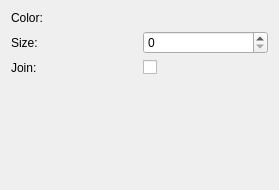
<?xml version="1.0" encoding="UTF-8"?>
<ui version="4.0">
 <class>Form</class>
 <widget class="QWidget" name="Form">
  <property name="geometry">
   <rect>
    <x>0</x>
    <y>0</y>
    <width>279</width>
    <height>190</height>
   </rect>
  </property>
  <property name="windowTitle">
   <string>Form</string>
  </property>
  <layout class="QGridLayout" name="gridLayout">
   <item row="0" column="0">
    <widget class="QLabel" name="label_x">
     <property name="text">
      <string>Color:</string>
     </property>
    </widget>
   </item>
   <item row="0" column="1">
    <widget class="QColorBox" name="color_color">
     <property name="sizePolicy">
      <sizepolicy hsizetype="Preferred" vsizetype="Minimum">
       <horstretch>0</horstretch>
       <verstretch>0</verstretch>
      </sizepolicy>
     </property>
     <property name="text">
      <string/>
     </property>
    </widget>
   </item>
   <item row="2" column="0">
    <widget class="QLabel" name="label_2">
     <property name="text">
      <string>Join:</string>
     </property>
    </widget>
   </item>
   <item row="1" column="0">
    <widget class="QLabel" name="label_y">
     <property name="text">
      <string>Size:</string>
     </property>
    </widget>
   </item>
   <item row="1" column="1">
    <widget class="QSpinBox" name="value_markersize"/>
   </item>
   <item row="2" column="1">
    <widget class="QCheckBox" name="bool_join">
     <property name="text">
      <string/>
     </property>
    </widget>
   </item>
   <item row="3" column="1">
    <spacer name="verticalSpacer">
     <property name="orientation">
      <enum>Qt::Vertical</enum>
     </property>
     <property name="sizeHint" stdset="0">
      <size>
       <width>20</width>
       <height>40</height>
      </size>
     </property>
    </spacer>
   </item>
  </layout>
 </widget>
 <customwidgets>
  <customwidget>
   <class>QColorBox</class>
   <extends>QLabel</extends>
   <header>glue.utils.qt.colors</header>
  </customwidget>
 </customwidgets>
 <resources/>
 <connections/>
</ui>
